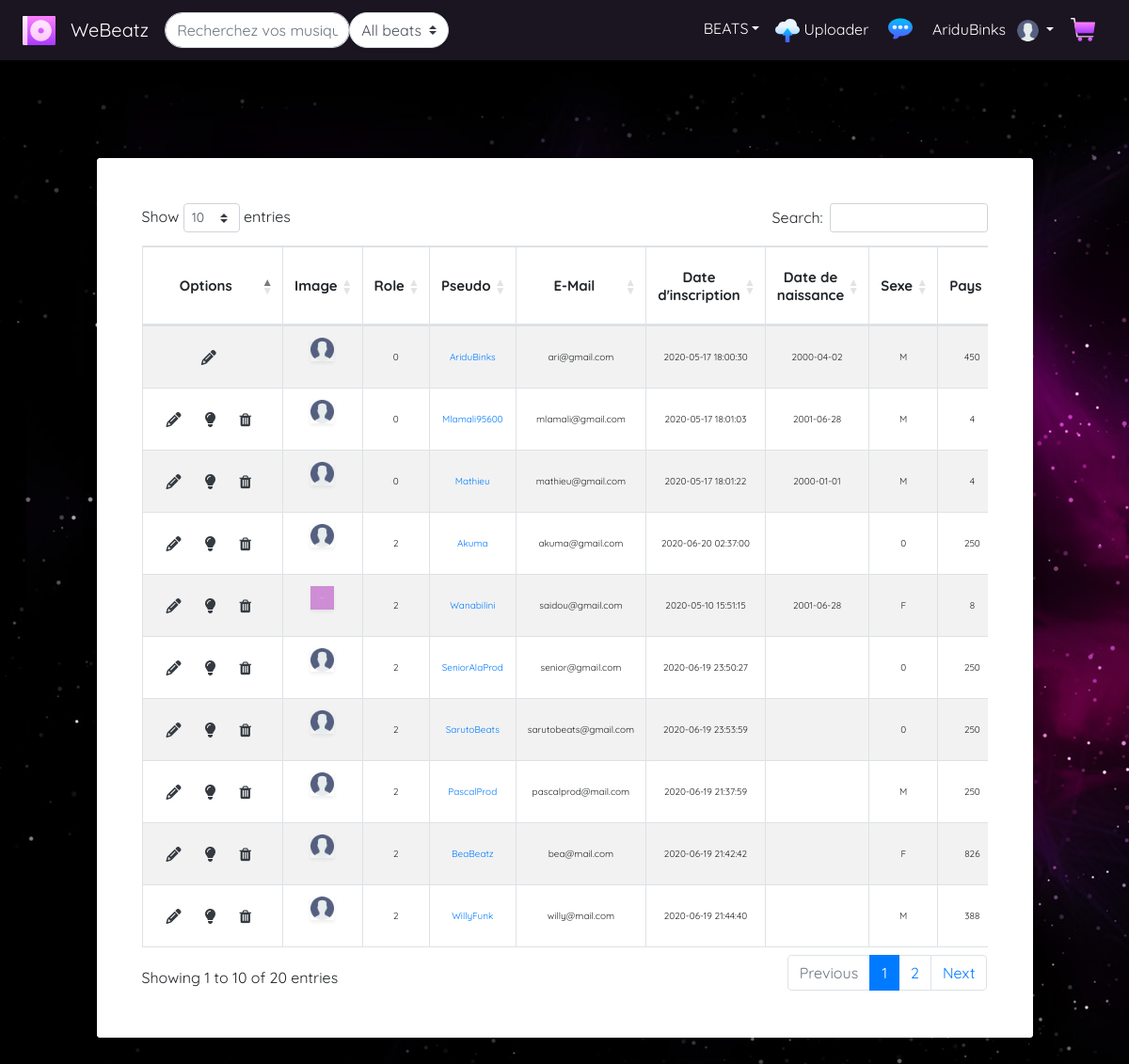
The page /WeBeatz/all-utilisateurs.php (signed in) on the database its author committed.
### tables this page shows
CREATE TABLE IF NOT EXISTS `user` (
  `user_id` int(10) UNSIGNED NOT NULL AUTO_INCREMENT,
  `user_role` int(2) UNSIGNED NOT NULL DEFAULT 2,
  `user_pseudo` varchar(25) NOT NULL,
  `user_email` varchar(150) NOT NULL,
  `user_image` text NOT NULL DEFAULT 'assets/img/user.png',
  `user_prenom` varchar(30) DEFAULT NULL,
  `user_nom` varchar(30) DEFAULT NULL,
  `user_description` text NOT NULL DEFAULT '\' \'',
  `user_sexe` varchar(1) DEFAULT NULL,
  `user_datenaissance` date DEFAULT NULL,
  `user_ville` varchar(100) DEFAULT NULL,
  `user_pays` int(3) DEFAULT NULL,
  `user_password` text NOT NULL,
  `user_dateinscription` datetime NOT NULL,
  `user_dateconnexion` datetime NOT NULL,
  `user_statut` int(2) DEFAULT 1,
  PRIMARY KEY (`user_id`),
  UNIQUE KEY `user_pseudo` (`user_pseudo`),
  UNIQUE KEY `user_mail` (`user_email`),
  KEY `user_pays` (`user_pays`)
);

### WeBeatz/all-utilisateurs.php (the view, shortened to what this page needs)
<?php
include('assets/db/connexiondb.php');
$okconnectey = false;
if(isset($_SESSION['user_id']) || isset($_SESSION['user_pseudo'])  ) {
    $okconnectey = true;
} else {
    header('Location: index.php');
            exit;
}
print_r($_POST);
if($okconnectey){
    $req =$BDD->prepare("SELECT * FROM user");
    $req->execute(array());
}
else{
    $req =$BDD->prepare("SELECT * FROM user");
    $req->execute();
}
$afficher_membres=$req->fetchAll();
?>
<!DOCTYPE html>
<html>
    <head>
        <link rel="stylesheet" type="text/css" href="https://cdn.datatables.net/1.10.19/css/dataTables.bootstrap4.min.css">
        <link rel="stylesheet" type="text/css" href="assets/css/navbar.css">
        <link rel="stylesheet" type="text/css" src="assets/css/all-utilisateurs.css">
    </head>
    <body>
        <?php
            require_once('assets/skeleton/navbar.php');
        ?>
        <br/><br/><br/><br/>
        <div class="row py-5">
            <div class="col-lg-10 mx-auto">
                <div class="card rounded shadow border-0">
                    <div class="card-body p-5 bg-white rounded">
                        <div class="table-responsive">
                            <table id="example" style="width:100%" class="table table-striped table-bordered">
                                <thead>
                                    <tr>
                                        <th class="text-center align-middle" >Options</th>
                                        <th class="text-center align-middle">Image</th>
                                        <th class="text-center align-middle" >Role</th>
                                        <th class="text-center align-middle" >Pseudo</th>
                                        <th class="text-center align-middle" >E-Mail</th>
                                        <th class="text-center align-middle" >Date d'inscription</th>
                                        <th class="text-center align-middle" >Date de naissance</th>
                                        <th class="text-center align-middle" >Sexe</th>
                                        <th class="text-center align-middle" >Pays</th>
                                    </tr>
                                </thead>
                                <tbody>
                                    <?php
                                    foreach($afficher_membres as $am){
                                    ?>
                                    <tr>
                                        <td class="text-center align-middle">
                                            <div  class="btn-group mr-2" role="group" >
                                                <a href="edit-profil.php?profil_id=<?= $am['user_id'] ?>" title="Modifier les informations de <?= $am['user_pseudo']?>"><button class="btn"><span class="text-dark" ><i class="fas fa-pencil-alt"></i></span></button></a>
                                                <?php
                                        if($am['user_id']!=$_SESSION['user_id']){
                                                ?>
                                                <?php
                                            if($am['user_statut'] == 1) {
                                                ?>
                                                <a class="btn" title="Désactiver <?= $am['user_pseudo']?>" data-toggle="modal" data-target="#desac_modal" onclick="goInputOption(this,'desac','<?= $am['user_id'] ?>', '<?= $am['user_pseudo']?>')" ><span class="text-dark" ><i class="fas fa-lightbulb"></i></span></a>
                                                <?php
                                            }
                                            else{
                                                ?>
                                                <a class="btn" title="RéActiver <?= $am['user_pseudo']?>" data-toggle="modal" data-target="#desac_modal" onclick="goInputOption(this,'act','<?= $am['user_id'] ?>', '<?= $am['user_pseudo']?>')" ><span class="text-dark" ><i class="far fa-lightbulb"></i></span></a>
                                                <?php
                                            }
                                                ?>
                                                <a class="btn" title="Supprimer <?= $am['user_pseudo']?>" data-toggle="modal" data-target="#desac_modal" onclick="goInputOption(this,'suppr','<?= $am['user_id'] ?>','<?= $am['user_pseudo']?>')" ><span class="text-dark"><i class='fa fa-trash'></i></span>
                                                </a>
                                                <?php
                                        }
                                                ?>
                                            </div>
                                        </td>
                                        <td  class="text-center align-middle">
                                            <img src="<?=$am['user_image']?>" style="height : 25px; width : 25px;" class="img-fluid mb-3 roundedImage shadow-sm">
                                        </td>
                                        <td class="text-center align-middle">
                                            <span><?=$am['user_role']?></span>
                                        </td>
                                        <td class="text-center align-middle">
                                            <a href="profil.php?profil_id=<?= $am['user_id'] ?>"><span><?=$am['user_pseudo']?></span></a>
                                        </td>
                                        <td class="text-center align-middle">
                                            <span><?=$am['user_email']?></span>
                                        </td>
                                        <td class="text-center align-middle">
                                            <span><?=$am['user_dateinscription']?></span>
                                        </td>
                                        <td class="text-center align-middle">
                                            <span><?=$am['user_datenaissance']?></span>
                                        </td>
                                        <td class="text-center align-middle">
                                            <span><?=$am['user_sexe']?></span>
                                        </td>
                                        <td class="text-center align-middle">
                                            <span><?=$am['user_pays']?></span>
                                        </td>
                                    </tr>
                                    <?php
                                    }
                                    ?>
                                </tbody>
                            </table>
                        </div>
                    </div>
                </div>
            </div>
        </div>
    </body>
</html>

### WeBeatz/assets/css/var-couleurs-polices.css (style rules this page uses)
:root { --base-color1: #871b8b; --base-color2: #121619; --base-colorDark1: #1b0929; --base-colorDark2: #7728b2; --base-colorDark3: ; --background-dark : #121618; --base-color-purple1: #871b8b; --base-color-purple2: #121619; --base-color-purple3:; --base-police1: 'Quicksand', sans-serif; --base-taille1: 16px; }
body,html { font-family: var(--base-police1); }

### WeBeatz/assets/css/navbar.css (style rules this page uses)
:root { --couleurdark: rgb(27, 21, 33); --basepolice: ; --base-border-radius : 10px; --couleur1: var(--base-color1); }

### WeBeatz/all-utilisateurs.php (style rules this page uses)
tr { height: 5px; padding: none; }
tbody tr td { font-size: 10px; height: 5px; }
thead tr th { font-size: 15px; }
body { background-image: url(assets/img/space.jpg); }

### rows shown on the page
user: user_image (placeholder picture), user_role "0", user_pseudo "AriduBinks", user_email "ari@gmail.com", user_dateinscription "2020-05-17 18:00:30", user_datenaissance "2000-04-02", user_sexe "M", user_pays "450"
user: user_image (placeholder picture), user_role "0", user_pseudo "Mlamali95600", user_email "mlamali@gmail.com", user_dateinscription "2020-05-17 18:01:03", user_datenaissance "2001-06-28", user_sexe "M", user_pays "4"
user: user_image (placeholder picture), user_role "0", user_pseudo "Mathieu", user_email "mathieu@gmail.com", user_dateinscription "2020-05-17 18:01:22", user_datenaissance "2000-01-01", user_sexe "M", user_pays "4"
user: user_image (placeholder picture), user_role "2", user_pseudo "Akuma", user_email "akuma@gmail.com", user_dateinscription "2020-06-20 02:37:00", user_sexe "0", user_pays "250"
user: user_image (picture), user_role "2", user_pseudo "Wanabilini", user_email "saidou@gmail.com", user_dateinscription "2020-05-10 15:51:15", user_datenaissance "2001-06-28", user_sexe "F", user_pays "8"
user: user_image (placeholder picture), user_role "2", user_pseudo "SeniorAlaProd", user_email "senior@gmail.com", user_dateinscription "2020-06-19 23:50:27", user_sexe "0", user_pays "250"
user: user_image (placeholder picture), user_role "2", user_pseudo "SarutoBeats", user_email "sarutobeats@gmail.com", user_dateinscription "2020-06-19 23:53:59", user_sexe "0", user_pays "250"
user: user_image (placeholder picture), user_role "2", user_pseudo "PascalProd", user_email "pascalprod@mail.com", user_dateinscription "2020-06-19 21:37:59", user_sexe "M", user_pays "250"
user: user_image (placeholder picture), user_role "2", user_pseudo "BeaBeatz", user_email "bea@mail.com", user_dateinscription "2020-06-19 21:42:42", user_sexe "F", user_pays "826"
user: user_image (placeholder picture), user_role "2", user_pseudo "WillyFunk", user_email "willy@mail.com", user_dateinscription "2020-06-19 21:44:40", user_sexe "M", user_pays "388"

### other values the page prints
$_SESSION['user_pseudo'] "AriduBinks"
